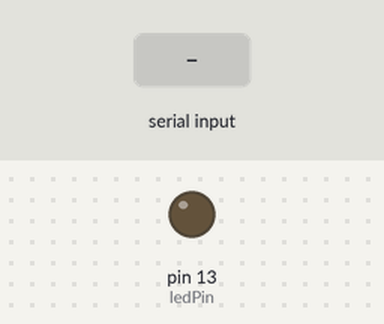
Recording of a sketch running on a simulated Arduino Uno, built with avr-gcc and run on an emulated ATmega328P. Shown: output pins drawn as LEDs (lit = HIGH). Inputs (shaded band) come from the test bench.

Above: at 1.2 s.
1.3 s: "#" received over Serial
At 2.05 s:
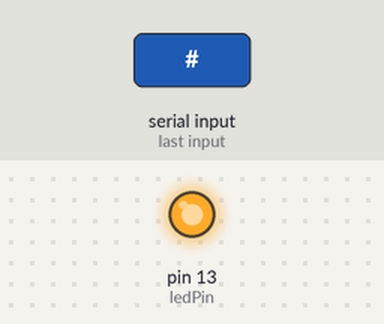
Timing chart, 0 to 4.3 s (numbered marks = the images above; inputs shaded):
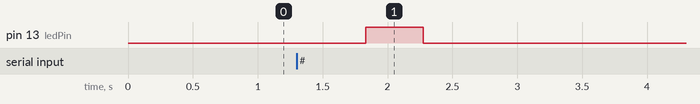

The sketch:

testLX200Com.ino
```cpp
int state = 0;
int ledPin = 13;

const double pi = 3.14159265358979323846;

int uYYYY = 2018;
int uMM = 01;
int uDD = 9;
int uhh = 21;
int umm = 11;
int uss = 0;
int lonE = -4.0979; //longitude Est
int latN = 47.9975; //latitude Nord

void setup() {
  // put your setup code here, to run once:
  Serial.begin(9600);

  pinMode(ledPin, OUTPUT);
}

double az = 0;
double al = 0;

double ra = 0;
double de = 0;

void loop() {
  if (Serial.available() > 0) {
    communication();
  }

  double lst = LocalSideralTime(uYYYY, uMM, uDD, uhh, umm, uss, lonE); //return local sideral time
  de = Declinaison(az, al, latN);
  ra = RightAscention(az, al, latN, de, lst);

  //Serial.println("AZ=" + String(az) + " Elev=" + al);

  double h = int(ra);
  double m = int((abs(ra) - abs(int(ra))) * 60);
  double s = (abs(ra) - abs(h)) * 3600 - (m * 60);
  //Serial.print("RA=" + Zeros(h) + ":" + Zeros(m) + ":" + Zeros(s) + "#");

  double d = int(de);
  double mm = int((abs(de) - abs(int(de))) * 60);
  String deg = Zeros(d);
  if (d >= 0) {
    deg = "+" + deg;
  }
  //Serial.println(" DEC=" + deg + "*" + Zeros(mm) + "#");

  delay(125);

  az = fmod(az + 1, 360);
}

char input[20];

///
/// This function listens at the serial port and responds appropriately
/// If it sees the command "#:GR#" it responds with the Right Ascention
/// If it sees te command "#:GD#" it responds with the Declinaison
///
void communication()
{
  int i = 0;
  input[i++] = Serial.read();
  delay(5);
  while ((input[i++] = Serial.read()) != '#') {
    delay(5);
  }

  digitalWrite(ledPin, (state) ? HIGH : LOW);
  state = !state;

  input[i] = '\0';
  if (input[1] == ':' && input[2] == 'G' && input[3] == 'R' && input[4] == '#') {
    //Serial.print("05:34:24#");
    double h = int(ra);
    double m = int((abs(ra) - abs(int(ra))) * 60);
    double s = (abs(ra) - abs(h)) * 3600 - (m * 60);
    Serial.print(Zeros(h) + ":" + Zeros(m) + ":" + Zeros(s) + "#");
  }

  if (input[1] == ':' && input[2] == 'G' && input[3] == 'D' && input[4] == '#') {
    //Serial.print("-08*11#");
    double d = int(de);
    double mm = int((abs(de) - abs(int(de))) * 60);
    String deg = Zeros(d);
    if (d >= 0) {
      deg = "+" + deg;
    }
    Serial.print(deg + "*" + Zeros(mm) + "#");

  }
}

///
/// Returns the number as XX with a leading zero
///
String Zeros(double num) {
  if (int(abs(num)) > 9.0) {
    return String(int(num));
  }
  else if (int(num) < 0 && int(num) > -10) {
    return "-0" + String(abs(int(num)));
  }
  else {
    return "0" + String(int(num));
  }
}


///
/// Calcule le jour sideral en fonction de l'heure GMT et de la longitude
/// Formulas obtained from : http://129.79.46.40/~foxd/cdrom/musings/formulas/formulas.htm
///
/// YYYY : Year as integer (current gregorian calender)
/// MM : Month of the year as integer, starting at 1 for January
/// DD : Day of the month as integer starting at 1
/// hh : GMT hour as integer
/// mm : minutes as integer
/// ss : seconds as integer
/// lon : observers Longitude East as decimal degrees
///
/// RETURNS : Local sideral time in decimal hour
///
double LocalSideralTime(int YYYY, int MM, int DD, int hh, int mm, int ss, int lonE)
{
  //Calcul du jour Julien
  if (MM < 3) {
    MM = MM + 12;
    YYYY = YYYY - 1;
  }

  int A = int(YYYY / 100);
  int B = 2 - A + int(A / 4);
  int C = int(365.25 * YYYY);
  int E = int(30.6001 * (MM + 1));
  double JD0 = B + C + E + DD + 1720994.5; //Calculate JD (Julian Date) for the day on the previous midnight.

  //Serial.println("JD0="+String(JD0));

  //GMT sideral time
  double UT = hh + mm / 60 + ss / 3600; //GMT time in decimal hour
  double JD = JD0 + UT / 24;

  double D = JD - 2451545.0;
  double D0 = JD0 - 2451545.0;
  double T = (JD - 2451545.0) / 36525.0;
  //double TO = 6.697374558 + (2400.051336 * T) + (0.000025862 * T * T) + (UT * 1.0027379093);
  double TO = 18.697374558 + 24.06570982441908 * D;
  TO = fmod(TO, 24); //this is greenwhich sideral time in decimal hours

  //Serial.println("TO="+String(TO));

  //Local sideral time LST
  double LST = TO + (lonE / 15.0);
  LST = fmod(LST, 24); //this is local sideral time in decimal hours
  //Serial.println("(lonE / 15.0)="+String((lonE / 15.0)));
  //Serial.println("LST="+String(LST));

  return LST;
}

///
/// Calculate declinaison given Altitude, Azimuth, Latitude N and Longitude E
/// Formulas obtained from http://129.79.46.40/~foxd/cdrom/musings/formulas/formulas.htm
///
/// az : Azimuth (0 from South growing when turning East) in decimal degrees
/// al : Altitude in decimal degrees
/// latN : Latitude North in decimal degrees
///
/// RETURNS : Declinaison in decimal degrees
///
double Declinaison(double az, double al, double latN)
{
  az = az * PI / 180.0; //conversion to radians
  al = al * PI / 180.0; //conversion to radians
  latN = latN * PI / 180.0; //conversion to radians

  double sinDe = (sin(al) * sin(latN)) + (cos(al) * cos(latN) * cos(az));

  double de = asin(sinDe);

  return de * 180.0 / PI; //conversion to decimal degrees
}


///
/// Calculate the right ascention given Azimuth, Altitude, Latitude N, Declinaison and Local Sideral Time
/// Formulas obtained from http://129.79.46.40/~foxd/cdrom/musings/formulas/formulas.htm
///
/// az : Azimuth (0 from South growing when turning East) in decimal degrees
/// al : Altitude in decimal degrees
/// latN : Latitude North in decimal degrees
/// de : Declinaison in decimal degrees
/// lst : Local sideral time in decimal hour
///
double RightAscention(double az, double al, double latN, double de, double lst)
{
  de = de * PI / 180; //conversion to radians
  az = az * PI / 180; //conversion to radians
  al = al * PI / 180; //conversion to radians
  latN = latN * PI / 180; //conversion to radians

  double cosHA = (sin(al) - (sin(latN) * sin(de))) / (cos(latN) * cos(de));
  //Serial.println("cosHA="+String(cosHA,15));
  //Serial.println("acos(cosHA)="+String(acos(cosHA),15));
  if (cosHA < -1) {
    cosHA = -1.0;
  }
  double ha = acos(cosHA);
  //Serial.println(ha);
  //Serial.println(sin(az));
  if (sin(az) > 0) {
    ha = 2 * PI - ha;
  }
  ha = ha / (2 * PI) * 24; //calculate the hour angle in decimal hours
  //Serial.println("ha="+String(ha));

  //Now we can convert the hour angle into Right Ascention
  double ra = lst - ha;
  if (ra < 0) {
    ra = ra + 24;
  }
  return ra; //this is the right ascention
}
```

Measured:
- after the input at 1.3 s, pin 13 (ledPin): LOW → HIGH after 0.53 s, → LOW 0.44 s later
